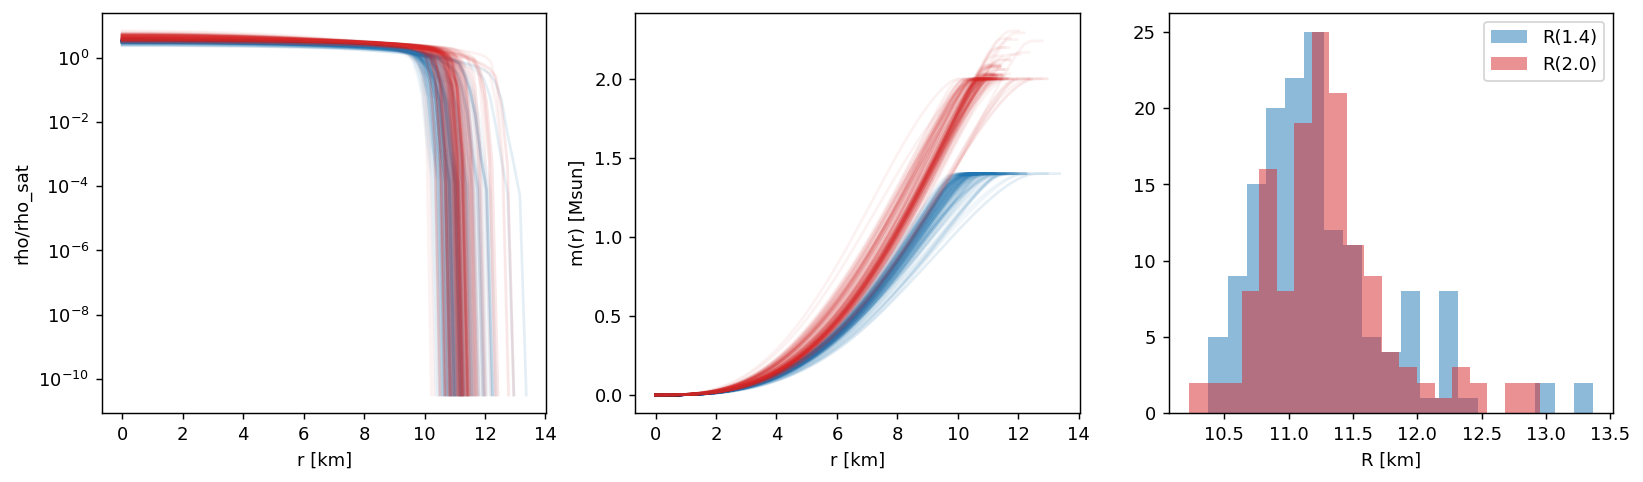

Generate this figure with Python:
# %% [markdown]
# # Example 12: from an EOS posterior to the interior of a star
# usage: python ex12_structure.py chain.npy   (e.g. injection_chain.npy from example 10)
# %%
import sys, numpy as np
from _common import plt, savefig
from nicerkit import eos as E, tov as T, mr, infer

if __name__ == "__main__":
    chain = np.load(sys.argv[1]); rng = np.random.default_rng(0)
    pick = chain[rng.choice(len(chain), size=min(150, len(chain)), replace=False)]
    fig, ax = plt.subplots(1, 3, figsize=(15, 4)); stats = {"M": [], "R": [], "rhoc": [], "crust": [], "I": [], "Lam": []}
    for mass, col in ((1.4, "C0"), (2.0, "C3")):
        res = []
        for th in pick:
            eos = infer.make_eos(th)
            if eos is None: continue
            Pc, M, R = T.mr_curve_pp(eos, n=60)
            if M.max() < mass + 0.01: continue
            s = T.solve_star(eos, np.interp(mass, M, Pc))
            Pcc = eos.P_of_rho(eos.rho0); rc = np.interp(-Pcc, -s["P"], s["r_km"])
            res.append((s["R"], s["rho"][0] / 2.66e14, s["R"] - rc, s["I"] / 1e45, s["Lambda"]))
            ax[0].plot(s["r_km"], s["rho"] / 2.66e14, color=col, alpha=0.06)
            ax[1].plot(s["r_km"], s["m_Msun"], color=col, alpha=0.06)
        res = np.array(res)
        print(f"M={mass}: " + ", ".join(f"{n}={np.median(res[:,i]):.2f} (+{np.percentile(res[:,i],84)-np.median(res[:,i]):.2f}/-{np.median(res[:,i])-np.percentile(res[:,i],16):.2f})"
              for i, n in enumerate(["R[km]", "rho_c/rho_sat", "crust[km]", "I[1e45]", "Lambda"])))
        ax[2].hist(res[:, 0], bins=20, alpha=0.5, color=col, label=f"R({mass})")
    ax[0].set(xlabel="r [km]", ylabel="rho/rho_sat", yscale="log"); ax[1].set(xlabel="r [km]", ylabel="m(r) [Msun]")
    ax[2].legend(); ax[2].set(xlabel="R [km]"); savefig(fig, "ex12_structure.png")
